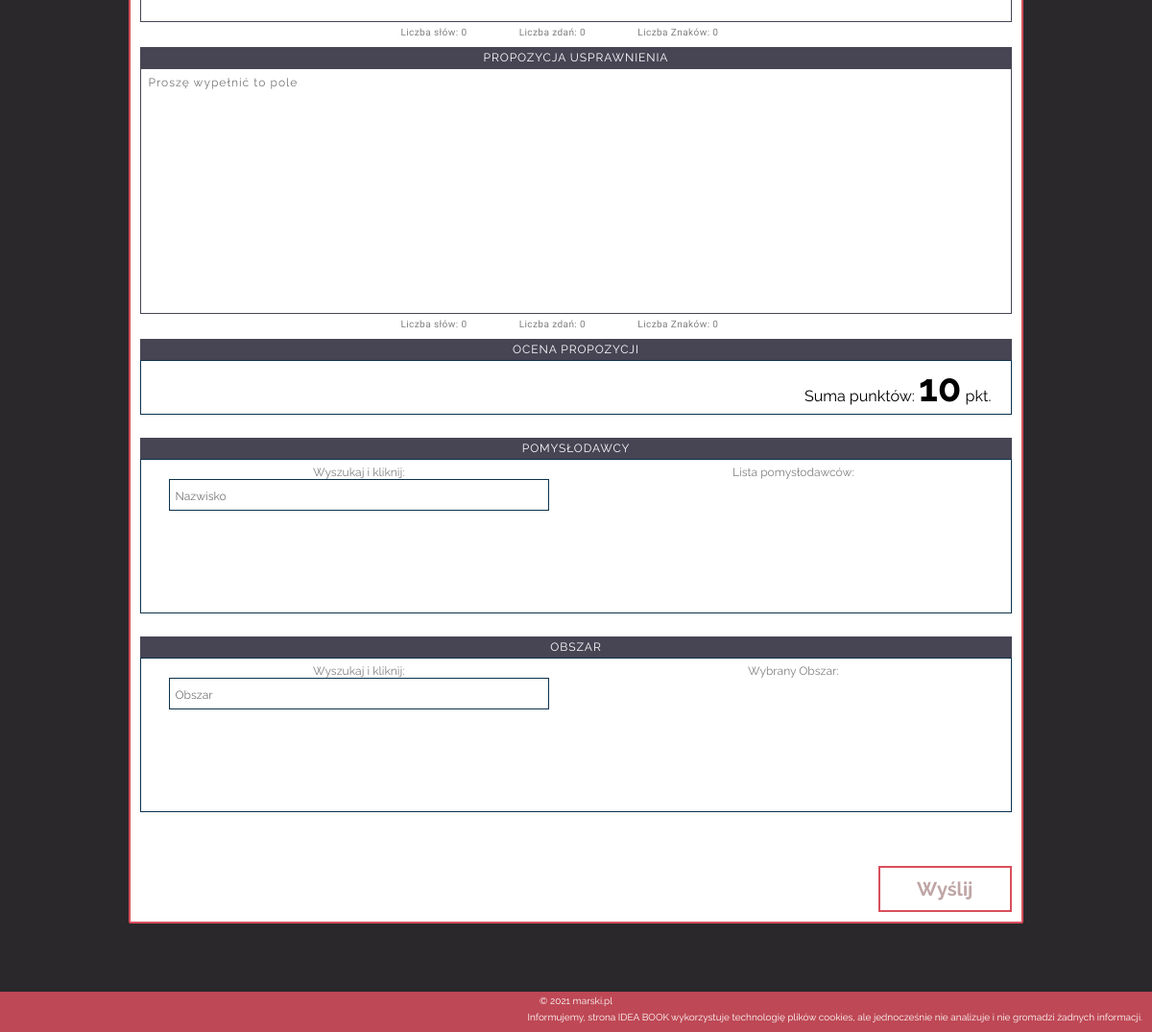
Before: /?action=formOffer (lower part) with the older database file.
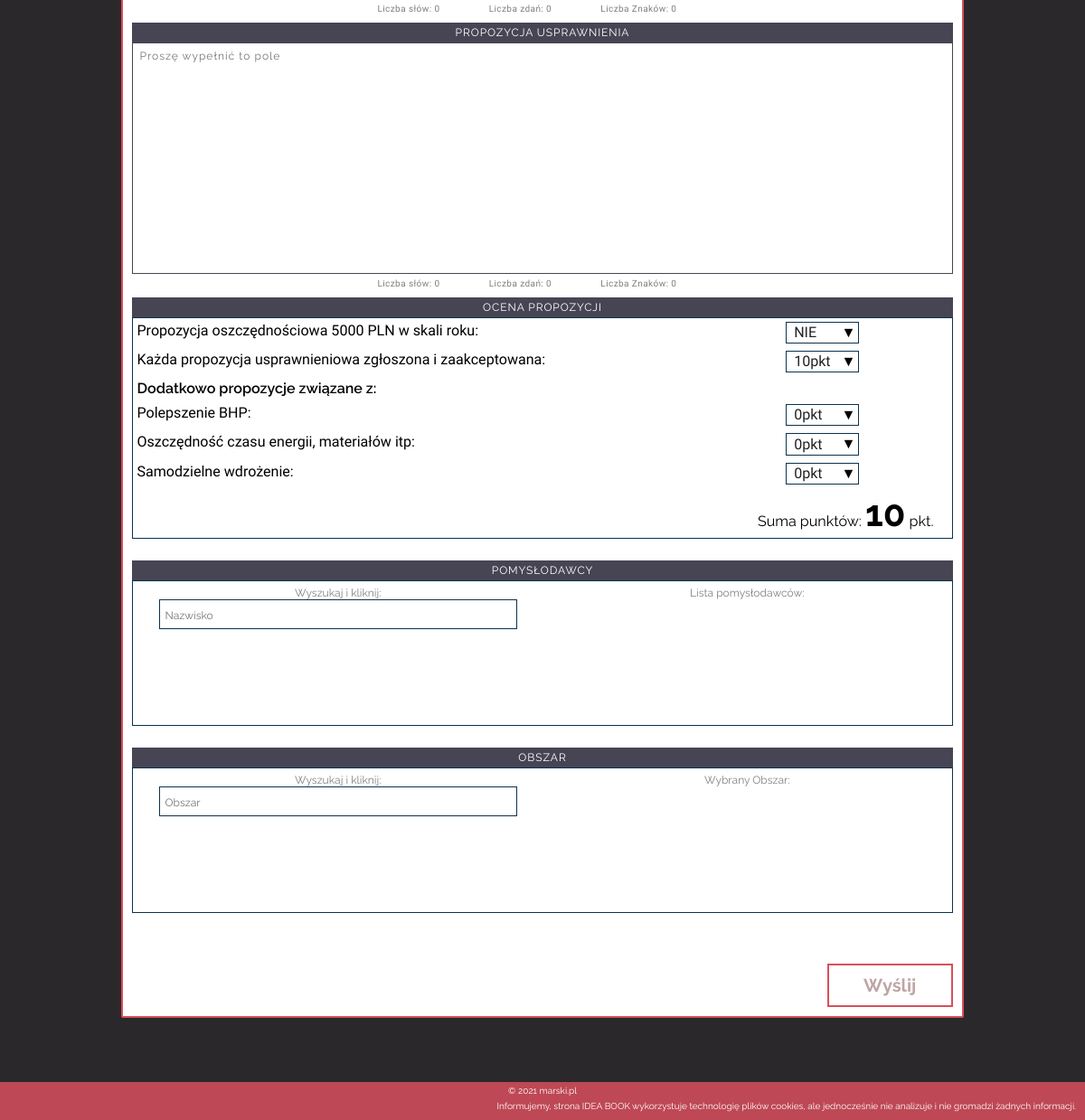
After: the same page with the newer database file.
### tables this page shows
CREATE TABLE `offer_option` (
  `id_title` int(11) NOT NULL,
  `title` text NOT NULL,
  `name_option` text NOT NULL,
  `value_option` text NOT NULL,
  `header` tinyint(1) NOT NULL DEFAULT 0
);

### src/model/OfferOptionsModel.php (called while the page is built, shortened)
<?php
class OfferOptionsModel extends AbstractModel
{
    public function get()
    {
        try {
            $stmt = $this->DB->query('SELECT * FROM offer_option');
            $stmt->execute();
        } catch (PDOException $e) {
            throw new IdeaException('Error OfferOption MODEL Get');
        }
        if ($stmt->rowCount() > 0) {
            while ($row = $stmt->fetch(PDO::FETCH_ASSOC)) {
                $param[] = $row;
            }
            return $param;
        } else {
            echo 'Brak elementów do wyświetlenia';
        }
    }
}

### src/view/Request.php (called while the page is built, shortened)
<?php
class Request
{
    private array $get;
    private string $index;
    public function __construct(array $params)
    {
        $this->get = $params['get'];
        $this->index = $params['index'];
    }
    public function getIndex(): string
    {
        return $this->index;
    }
    public function getParam_GET(string $name, $default = null): ?string
    {
        return $this->get[$name] ?? $default;
    }
}

### index.php (called while the page is built, shortened)
<?php
spl_autoload_register(function (string $classNamespace) {
    $path = str_replace(['\\', 'Idea/'], ['/', ''], $classNamespace);
    $path = "src/$path.php";
});
try {
    $request = [
        'index' => 'page',
        'get' => $_GET,
        'post' => [],
        'phpInput' => '',
        'server' => $_SERVER,
        'token' => $_SERVER["HTTP_X_CSRF_TOKEN"] ?? '',
    ];
    $Request = new Request($request);
    $View = new View();
    (new PageController($Request, $View));
} catch (IdeaException $e) {
    echo "<div class='exception align_center'><p>Błąd Aplikacji</p><p>" . $e->getMessage() . "</p><div class='exception_img'></div></div>";
} catch (Throwable $e) {
    echo "<div class='exception align_center'><p>Krytyczny Błąd Aplikacji</p><p>" . $e->getMessage() . "</p><div class='exception_img'></div></div>";
}

### src/controller/PageController.php (called while the page is built, shortened)
<?php
class PageController extends AbstractController
{
    protected function formOffer_Idea(): void
    {
        $offerRating = new OfferOptionsModel();
        $offerParams = [
            'offerRating' => $offerRating->get(),
        ];
        $this->View->formOffer($offerParams);
    }
}

### src/model/AbstractModel.php (called while the page is built, shortened)
<?php
abstract class AbstractModel
{
    public function __construct()
    {
        $this->DB = DB::conn();
    }
}

### src/database/DB.php (called while the page is built, shortened)
<?php
class DB
{
    private static string $host = 'localhost';
    private static string $userName = 'new_idea';
    private static string $password = 'K93TooVTiWK4YZtK';
    private static string $dbName = 'ideabook';
    private static string $dbType = 'mysql';
    private static string $encoding = 'utf-8';
    private static ?PDO $DB = null;
    private static function dbConfig(): string
    {
        $conf = self::$dbType . ':host=' . self::$host . ';encoding=' . self::$encoding . ';dbname=' . self::$dbName;
        return $conf;
    }
    public static function conn()
    {
        if (self::$DB === null) {
            try {
                self::$DB = new PDO(self::dbConfig(), self::$userName, self::$password);
                self::$DB->exec('set names utf8');
                self::$DB->setAttribute(PDO::ATTR_ERRMODE, PDO::ERRMODE_EXCEPTION);
            } catch (PDOException $e) {
                throw new Exception('Connecting error');
            }
            return self::$DB;
        }
    }
}

### template/page/formOffer.php (the view, shortened to what this page needs)
<main data-page="main">
    <form data-form="offer" novalidate>
        <fieldset>
            <textarea maxlength="2000" rows="15" placeholder="Proszę wypełnić to pole" name="before" id="before" data-write="before" require></textarea>
            <div class="characters">
                <span class="sign caption">Liczba słów:&nbsp</span> <span class="sign number" data-form="before-words">0</span>
                <span class="sign caption">Liczba zdań:&nbsp</span> <span class="sign number" data-form="before-sentences">0</span>
                <span class="sign caption">Liczba Znaków:&nbsp</span> <span class="sign number" data-form="before-characters">0</span>
            </div>
        </fieldset>
        <fieldset>
            <legend>Propozycja usprawnienia</legend>
            <textarea maxlength="2000" rows="15" placeholder="Proszę wypełnić to pole" name="after" id="after" data-write="after" require></textarea>
            <div class="characters">
                <span class="sign caption">Liczba słów:&nbsp</span> <span class="sign number" data-form="after-words">0</span>
                <span class="sign caption">Liczba zdań:&nbsp</span> <span class="sign number" data-form="after-sentences">0</span>
                <span class="sign caption">Liczba Znaków:&nbsp</span> <span class="sign number" data-form="after-characters">0</span>
            </div>
        </fieldset>
        <fieldset>
            <legend>Ocena propozycji</legend>
            <div class="rating">
                <?php foreach ($pageParams['offerRating'] ?? [] as $key => $value) : ?>
                    <?php if ((int)$value['header']) : ?>
                        <div class='title_rating'><?php echo $value['title'] ?></div>
                    <?php else : ?>
                        <div class='options_rating'>
                            <span><?php echo $value['title'] ?></span>
                            <div class='option_pkt' id="<?php echo $value['name_option'] ?>">
                                <select aria-labelledby="<?php echo $value['name_option'] ?>" name="<?php echo $value['name_option'] ?>">
                                    <?php $value_option  = explode(',', $value['value_option']); ?>
                                    <?php foreach ($value_option as $option) : ?>
                                        <option value="<?php echo $option ?> "><?php echo $option ?></option>
                                    <?php endforeach; ?>
                                </select>
                            </div>
                        </div>
                    <?php endif; ?>
                <?php endforeach; ?>
                <div class="number_rating"> <span>Suma punktów:&nbsp;</span><span class="pktnum" data-form="view_points">10</span><span>&nbsp;pkt.</span></div>
            </div>
            <span class="sign_number"></span>
        </fieldset>
        <fieldset>
            <legend>Pomysłodawcy</legend>
            <div class="creator">
                <div class="container_search">
                    <label for="creator_search" class="list_label">Wyszukaj i kliknij:</label>
                    <input type="search" placeholder="Nazwisko" id="creator_search" class="input_search" data-search="creator_search" autocomplete="off">
                </div>
                <div class="chosen_ones">
                    <label for="select_name" class="list_label">Lista pomysłodawców:</label>
                </div>
            </div>
            <span class="sign_number"></span>
        </fieldset>
        <fieldset>
            <legend>Obszar</legend>
            <div class="creator">
                <div class="container_search">
                    <label for="area_search" class="list_label">Wyszukaj i kliknij:</label>
                    <input type="search" placeholder="Obszar" id="area_search" class="input_search" data-search="area_search" autocomplete="off">
                </div>
                <div class="chosen_ones">
                    <label for="select_name" class="list_label">Wybrany Obszar:</label>
                </div>
            </div>
            <span class="sign_number"></span>
        </fieldset>
        <fieldset>
            <button type="submit" class="btn_layout" data-form="btn_submit">Wyślij</button>
        </fieldset>
    </form>
</main>

### src/controller/AbstractController.php (shortened to what this page needs)
<?php
abstract class AbstractController
{
    protected Request $Request;
    protected View $View;
    protected ?string $action_GET;
    protected array $account;
    public function __construct(Request $Request, View $View)
    {
        $this->Request = $Request;
        $this->View = $View;
        $this->account = $this->Request->getParam_SESSION('account');
        $this->init();
    }
    public function init(): void
    {
        switch ($this->Request->getIndex()) {
            case 'page':
                $this->renderPage();
                break;
        }
    }
    private function initPage(): void
    {
        $this->action_GET = $this->Request->getParam_GET(DEFAULT_GET, self::DEFAULT_ACTION_HTML);
        $this->View->globalParams = [
            'action_GET' => $this->action_GET,
            'account' => $this->account,
            'supportJS' => $this->getBrowser(),
        ];
    }
    private function renderPage(): void
    {
        $method = $this->existsMethod($this->action_GET, self::DEFAULT_ACTION_HTML, DEFAULT_SUFIX_IDEA);
        if ($method !== 'logout' . DEFAULT_SUFIX_IDEA) {
            $this->View->layout();
            $this->$method();
            $this->View->footer();
        } else if ($method === 'logout' . DEFAULT_SUFIX_IDEA) {
            $this->$method();
            exit;
        }
    }
    private function existsMethod(string $checkMethod, string $default, string $sufix): string
    {
        $method  = $checkMethod . $sufix;
        return $method;
    }
    private function getBrowser(): bool
    {
        $user_agent = $_SERVER['HTTP_USER_AGENT'];
        $browser = false;
        $browsers = array(
            '/msie/i' => false,
            '/firefox/i' => false,
            '/safari/i' => false,
            '/chrome/i' => true,
            '/edge/i' => true,
            '/opera/i' => false,
            '/mobile/i' => false
        );
        foreach ($browsers as $regex => $value) {
            if (preg_match($regex, $user_agent)) {
                $browser = $value;
            }
        }
        return $browser;
    }
}

### src/view/View.php (shortened to what this page needs)
<?php
class View
{
    public array $globalParams;
    public function layout(): void
    {
        $this->viewHTML('layout', '');
    }
    public function footer(): void
    {
        $this->viewHTML('footer', 'page/');
    }
    public function formOffer(array $pageParams): void
    {
        $this->viewHTML('formOffer', 'page/', $pageParams);
    }
    private function viewHTML(string $name, string $path = '', array $pageParams = []): void
    {
        $path = DIR_TEMPLATE . $path . $name . '.php';
        try {
            if (is_file($path)) {
                $globalParams = $this->globalParams;
                require $path;
            } else {
                throw new IdeaException('Błąd otwarcia szablonu' . $name . ' in: ' . $path);
            }
        } catch (Exception $e) {
            throw new IdeaException('Błąd Renderowania Strony');
        }
    }
}

### template/layout.php (shortened to what this page needs)
<!DOCTYPE html>
<html lang="pl">
<head>
    <link rel="stylesheet" href="./public/style/layout.min.css" type="text/css" media="all">
    <?php switch ($globalParams['action_GET']):
           case 'listOffers': ?>
        <?php
           case 'formOffer': ?>
            <link rel="stylesheet" href="./public/style/formOffer.min.css" type="text/css" media="all">
            <?php break; ?>
    <?php endswitch; ?>
</head>
<body>

### template/page/footer.php
<footer>
    <div class="author">
        <span>&#xA9; <?php echo date('Y'); ?> <a href="https://marski.pl/" target="_blank"> marski.pl</a> </span>
    </div>
    <aside class="cookies">
        <p>Informujemy, strona IDEA BOOK wykorzystuje technologię plików cookies, ale jednocześnie nie analizuje i nie gromadzi żadnych informacji.</p>
    </aside>
</footer>
</body>
</html>

Changed rows visible on the page:
added offer_option: title "Propozycja oszczędnościowa 5000 PLN w skali roku:", saving "NIE"
added offer_option: title "Każda propozycja usprawnieniowa zgłoszona i zaakceptowana:", value_option+name_option "10pkt"
added offer_option: title "Dodatkowo propozycje związane z:"
added offer_option: title "Polepszenie BHP:", value_option+name_option "0pkt"
added offer_option: title "Oszczędność czasu energii, materiałów itp:", value_option+name_option "0pkt"
added offer_option: title "Samodzielne wdrożenie:", value_option+name_option "0pkt"
